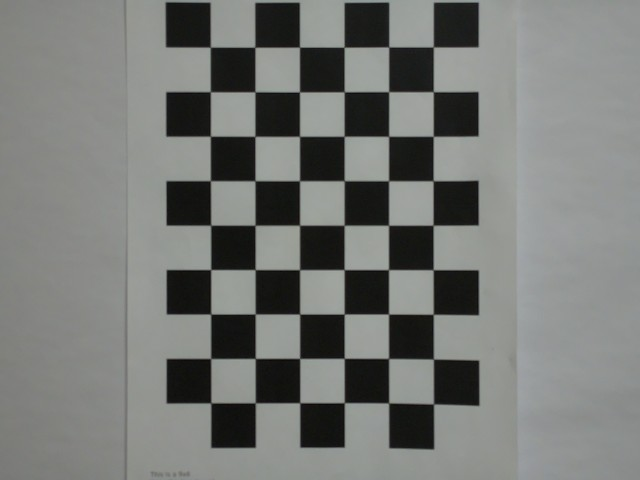
#> input picture cameraCalibration/checkerboard.jpg, 640 x 480 px; its folder holds only this picture in this run
$ python cameraCalibration.py
#> lines starting #> are read from the running program, lines starting #| are printed output that depends on the picture; after the words box and inside, x2 and y2 are one past the last pixel; in counts of white or black regions, pixels touching at a corner belong together
import numpy as np
import cv2 as cv
import glob

################## FIND CHESSBOARD CORNERS - OBJECT POINTS AND IMAGE POINTS ##################

CHECKERBOARD = (9,6)
frameSize = (640,480)
# termination criteria
criteria = (cv.TERM_CRITERIA_EPS + cv.TERM_CRITERIA_MAX_ITER, 30, 0.001)

# prepare object like (0,0,0), (1,0,0), (2,0,0) ....,(6,5,0)
objp = np.zeros((CHECKERBOARD[0]*CHECKERBOARD[1], 3), np.float32)
objp[:,:2] = np.mgrid[0:CHECKERBOARD[0], 0:CHECKERBOARD[1]].T.reshape(-1,2)

# Arrays to store object points and image points from all the images.
objpoints = []# 3D points in real world space
imgpoints = []# 2D points in image plane

images = glob.glob('*.jpg')

for image in images:
	img = cv.imread(image)
#> img is the input picture: shape (480, 640, 3); mean B, G, R 117.7, 120.5, 118.5
	gray = cv.cvtColor(img, cv.COLOR_BGR2GRAY)

	# Find the chessboard corners
	ret, corners = cv.findChessboardCorners(gray, CHECKERBOARD, None)
#> ret = True; corners = 54 rows, first 8: [433.2, 46.93], [433.3, 91.69], [433.2, 136.5], [433.2, 180.7], [433, 225.3], [433.1, 269.8], [433.2, 314.4], [433.5, 359.2]

	# If found, add object points, image points (after refining them)
	if ret == True:

		objpoints.append(objp)
		corners2 = cv.cornerSubPix(gray,corners, (11,11), (-1,-1), criteria)
#> corners2 = 54 rows, first 8: [433.3, 46.98], [433.3, 91.63], [433.2, 136.3], [433.1, 180.8], [433.1, 225.2], [433.2, 269.7], [433.3, 314.3], [433.4, 359.1]
		imgpoints.append(corners)

		#Draw and display the corners
		cv.drawChessboardCorners(img, CHECKERBOARD, corners2, ret)
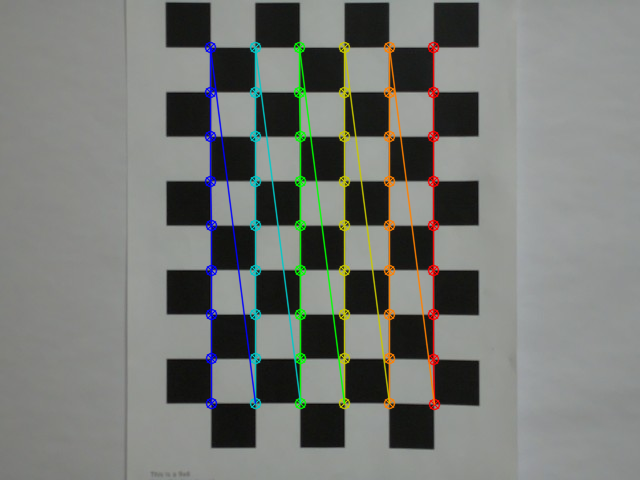
#> img: shape (480, 640, 3); 5.18% of pixels changed, all inside (x1, y1, x2, y2) = (204, 41, 441, 411)
		cv.imshow('img', img)
		cv.waitKey(0)

cv.destroyAllWindows()


################## CALIBRATION ################################################################

ret, cameraMatrix, dist, rvecs, tvecs = cv.calibrateCamera(objpoints, imgpoints, gray.shape[::-1], None, None)
#> ret = 0.125; cameraMatrix = [[4672.5, 0, 254.9], [0, 4679.9, 193], [0, 0, 1]]; dist = [[-1.25, 684.4, 0.0106, -0.00598, 0.199]]; rvecs = ([0.0726, -0.0494, 1.57],); tvecs = ([4, -3.27, 104.6],)

################## UNDISTORTION ###############################################################

img = cv.imread('file.jpg')
#> (the run stopped early here; a loop or call above may not have finished)
